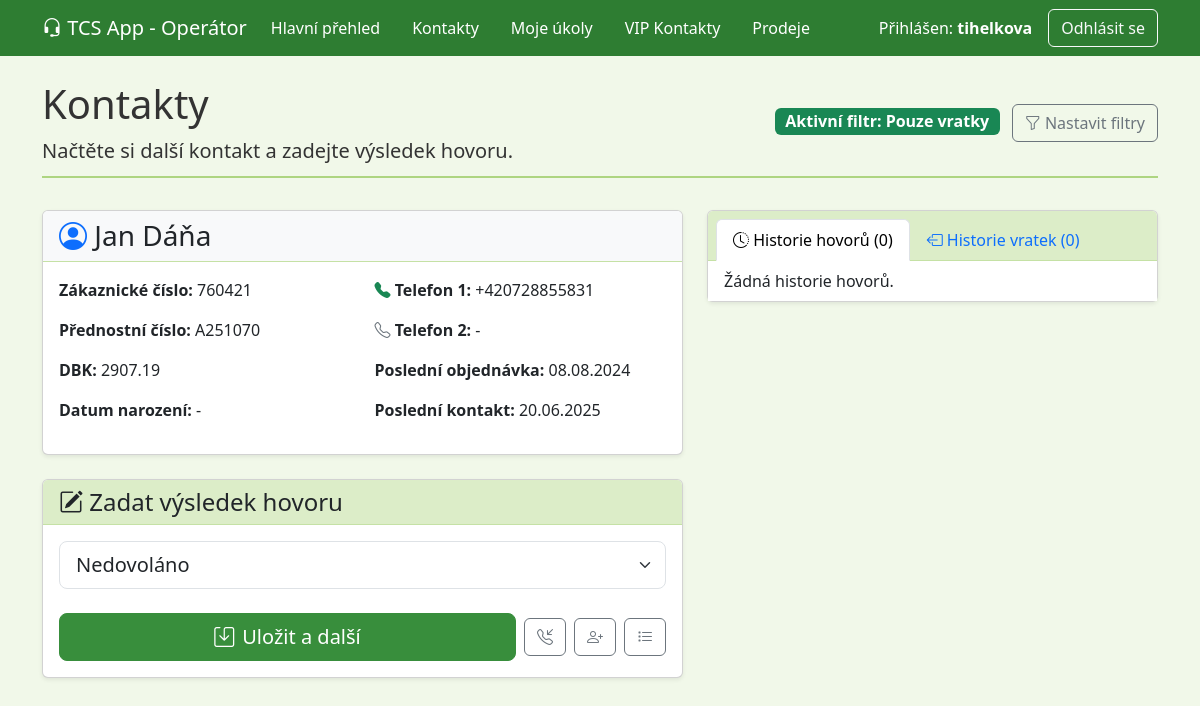
/operatori/kontakt/48/ (signed in), run on an earlier commit of the app's database.
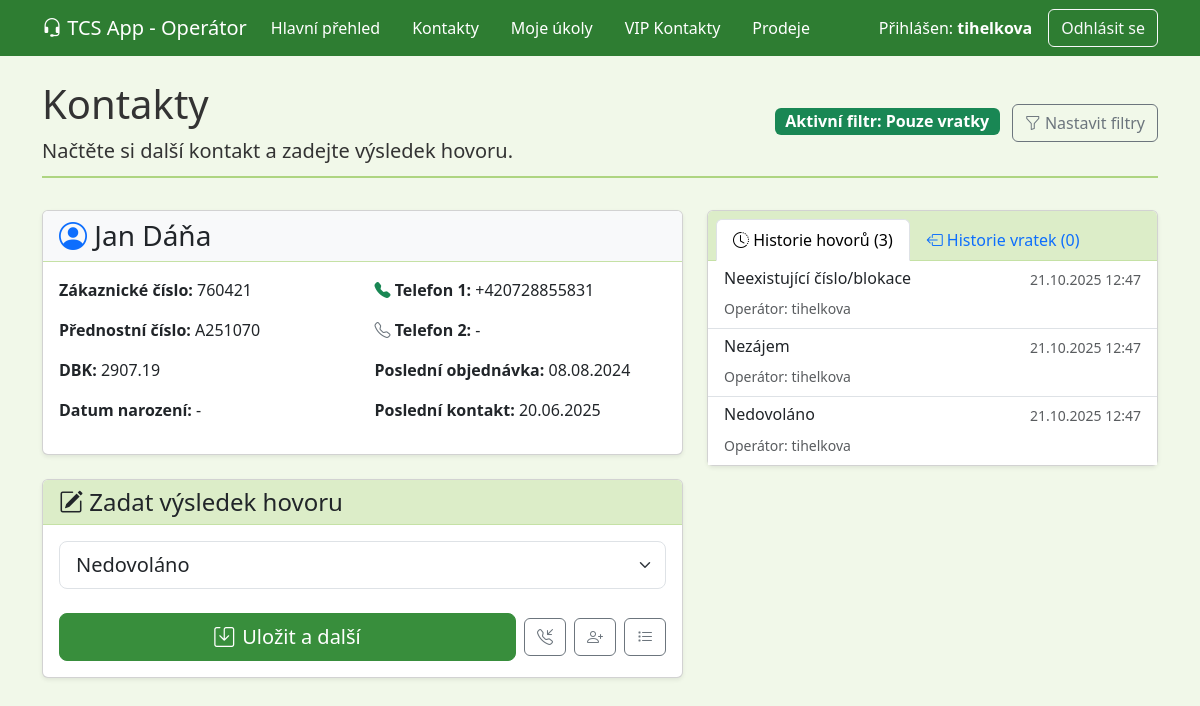
And on a later commit of the database.
### contacts/models.py (models this page shows)
class Historie(models.Model):
    kontakt = models.ForeignKey(Kontakt, on_delete=models.CASCADE, related_name='historie')
    operator = models.ForeignKey(settings.AUTH_USER_MODEL, on_delete=models.SET_NULL, null=True, blank=True)
    datum_cas = models.DateTimeField(auto_now_add=True)
    typ_akce = models.CharField(
        max_length=20,
        choices=TypAkce.choices,
        verbose_name="Typ akce",
        null=True,
        blank=True
    )
    status = models.CharField(
        max_length=20,
        choices=STATUS_CHOICES,
        verbose_name="Status hovoru",
        blank=True,
        default=''
    )
    poznamka = models.TextField(verbose_name="Poznámka k hovoru")
    naplanovany_hovor = models.DateTimeField(
        null=True,
        blank=True,
        verbose_name="Datum naplánovaného hovoru"
    )
    hodnota_objednavky = models.DecimalField(
        max_digits=10,
        decimal_places=2,
        null=True,
        blank=True,
        verbose_name="Hodnota objednávky"
    )

### sprava/models.py (models this page shows)
class CustomUser(AbstractUser):
    first_name = models.CharField(max_length=150, blank=False, verbose_name='Jméno')
    last_name = models.CharField(max_length=150, blank=False, verbose_name='Příjmení')
    email = models.EmailField(unique=True, null=True, blank=True, verbose_name='E-mail')
    kod_operatora = models.CharField(max_length=50, unique=True, blank=False, verbose_name="Kód operátora")
    telefonni_cislo = models.CharField(max_length=20, blank=False, verbose_name="Telefonní číslo")
    uvazek_hodiny = models.PositiveIntegerField(blank=False, verbose_name="Úvazek (v hodinách)")
    datum_narozeni = models.DateField(null=True, blank=True, verbose_name="Datum narození")
    svatek = models.DateField(null=True, blank=True, verbose_name="Svátek")
    history = HistoricalRecords()
    def __str__(self):
        return f"{self.first_name} {self.last_name} ({self.username})"
    REQUIRED_FIELDS = ['first_name', 'last_name', 'email', 'kod_operatora', 'telefonni_cislo', 'uvazek_hodiny']

### operatori/views.py (the view, shortened to what this page needs)
# urls.py: path('kontakt/<int:kontakt_id>/', views.zobraz_kontakt, name='zobraz_kontakt'),
@login_required
def zobraz_kontakt(request, kontakt_id):
    kontakt = get_object_or_404(Kontakt, id=kontakt_id)
    form = CallOutcomeForm(user=request.user)
    historie_hovoru = kontakt.historie.all().order_by('-datum_cas')
    historie_vratek = kontakt.vratky.all().order_by('-datum_vratky')
    kontakt.ma_narozeniny_brzy = False
    vsechny_kampane = Kontakt.objects.values_list('tlm_kampagne_2_zielprodukt', flat=True).distinct().order_by('tlm_kampagne_2_zielprodukt')
    prednostni_cisla_qs = Kontakt.objects.annotate(last_two=Right('info_3', 2)).values_list('last_two', flat=True).distinct().order_by('last_two')
    prednostni_cisla = [pc for pc in prednostni_cisla_qs if pc]
    aktivni_filtry_text = ""
    aktivni_filtr_typ = ""
    aktivni_filtry = {
        'kampan': request.session.get('filter_kampan'),
        'info_3': request.session.get('filter_info_3', []),
        'vratky': request.session.get('filter_vratky'),
    }
    if aktivni_filtry['info_3']:
        aktivni_filtry_text = f"Přednostní čísla: {', '.join(aktivni_filtry['info_3'])}"
        aktivni_filtr_typ = "info_3"
    elif aktivni_filtry['vratky']:
        aktivni_filtry_text = "Pouze vratky"
        aktivni_filtr_typ = "vratky"
    elif aktivni_filtry['kampan']:
        aktivni_filtry_text = f"Kampaň: {aktivni_filtry['kampan']}"
        aktivni_filtr_typ = "kampan"
    context = {
        'kontakt': kontakt,
        'form': form,
        'historie_hovoru': historie_hovoru,
        'historie_vratek': historie_vratek,
        'vsechny_kampane': [k for k in vsechny_kampane if k],
        'prednostni_cisla': prednostni_cisla,
        'aktivni_filtry': aktivni_filtry,
        'aktivni_filtry_text': aktivni_filtry_text,
        'aktivni_filtr_typ': aktivni_filtr_typ,
    }
    return render(request, 'operatori/dalsi_kontakt.html', context)

### contacts/models.py (called while the page is built)
    def _format_date_string(self, date_string):
        if not date_string:
            return "-"
        formats_to_try = ['%Y-%m-%d', '%d-%m-%Y', '%d.%m.%Y']
        for fmt in formats_to_try:
            try:
                date_part = date_string.split(' ')[0]
                date_obj = datetime.strptime(date_part, fmt).date()
                return date_obj.strftime('%d.%m.%Y')
            except (ValueError, IndexError):
                continue
        return date_string

    @property
    def posledni_objednavka_format(self):
        return self._format_date_string(self.dlbs)

    @property
    def posledni_kontakt_format(self):
        return self._format_date_string(self.datum_letztkontakt)

### templates/operatori/dalsi_kontakt.html (shortened to what the changed rows need)
{% extends "operatori/base_operator.html" %}
{% block content %}
    <div class="d-flex justify-content-between align-items-center page-header">
        <div>
            <h1>Kontakty</h1>
        </div>
    </div>
    {% if kontakt %}
        <div class="row">
            <div class="col-lg-7">
                <div class="card shadow-sm mb-4">
                    <div class="card-header bg-light">
                        <h3 class="mb-0">
                            <i class="bi bi-person-circle text-primary"></i>
                            {{ kontakt.titel }} {{ kontakt.vorname }} {{ kontakt.nachname }}
                        </h3>
                    </div>
                    <div class="card-body">
                        <div class="row">
                            <div class="col-md-6">
                                <p><strong>Zákaznické číslo:</strong> {{ kontakt.info_2|default:"-" }}</p>
                                <p><strong>Přednostní číslo:</strong> {{ kontakt.info_3|default:"-" }}</p>
                                <p><strong>DBK:</strong> {{ kontakt.info_1|default:"-" }}</p>
                                <p>
                                    <strong>Datum narození:</strong>
                                    {% if kontakt.geburtsdatum %}
                                        <span {% if kontakt.ma_narozeniny_brzy %}class="badge bg-info text-dark"{% endif %}>
                                            {{ kontakt.geburtsdatum|date:"d.m.Y" }}
                                            {% if kontakt.vek is not None %}(věk: {{ kontakt.vek }}){% endif %}
                                        </span>
                                    {% else %}
                                        -
                                    {% endif %}
                                </p>
                            </div>
                            <div class="col-md-6">
                                <p><strong><i class="bi bi-telephone-fill text-success"></i> Telefon 1:</strong> {{ kontakt.telefon1|default:"-" }}</p>
                                <p><strong><i class="bi bi-telephone text-secondary"></i> Telefon 2:</strong> {{ kontakt.telefon2|default:"-" }}</p>
                                <p><strong>Poslední objednávka:</strong> {{ kontakt.posledni_objednavka_format|default:"-" }}</p>
                                <p><strong>Poslední kontakt:</strong> {{ kontakt.posledni_kontakt_format|default:"-" }}</p>
                            </div>
                        </div>
                    </div>
                </div>
                <div class="card shadow-sm">
                    <div class="card-header">
                        <h4 class="mb-0"><i class="bi bi-pencil-square"></i> Zadat výsledek hovoru</h4>
                    </div>
                    <div class="card-body">
                        <form method="post" action="{% url 'operatori:uloz_hovor' kontakt.id %}" id="call-outcome-form">
                            <div class="mb-4">
                                {{ form.status }}
                            </div>
                            <div class="mt-4 d-flex align-items-center gap-2">
                                <button type="submit" id="submit-button" class="btn btn-primary btn-lg flex-grow-1">
                                    <i class="bi bi-save me-2"></i>Uložit a další
                                </button>
                                <button type="button" class="btn btn-outline-secondary" title="Zpracovat příchozí hovor (zatím nefunkční)">
                                    <i class="bi bi-telephone-inbound"></i>
                                </button>
                                <button type="button" class="btn btn-outline-secondary" title="Vytvořit nový kontakt (zatím nefunkční)">
                                    <i class="bi bi-person-plus"></i>
                                </button>
                                <button type="button" class="btn btn-outline-secondary" title="Přidat úkol (zatím nefunkční)">
                                    <i class="bi bi-list-task"></i>
                                </button>
                            </div>
                        </form>
                    </div>
                </div>
            </div>
            <div class="col-lg-5">
                <div class="card shadow-sm">
                    <div class="card-header">
                        <ul class="nav nav-tabs card-header-tabs" id="historyTabs" role="tablist">
                            <li class="nav-item" role="presentation">
                                <button class="nav-link active" id="hovory-tab" data-bs-toggle="tab" data-bs-target="#hovory" type="button" role="tab" aria-controls="hovory" aria-selected="true">
                                    <i class="bi bi-clock-history"></i> Historie hovorů ({{ historie_hovoru|length }})
                                </button>
                            </li>
                            <li class="nav-item" role="presentation">
                                <button class="nav-link" id="vratky-tab" data-bs-toggle="tab" data-bs-target="#vratky" type="button" role="tab" aria-controls="vratky" aria-selected="false">
                                    <i class="bi bi-box-arrow-left"></i> Historie vratek ({{ historie_vratek|length }})
                                </button>
                            </li>
                        </ul>
                    </div>
                    <div class="card-body p-0">
                        <div class="tab-content" id="historyTabsContent">
                            <div class="tab-pane fade show active" id="hovory" role="tabpanel" aria-labelledby="hovory-tab">
                                <div class="list-group list-group-flush" style="max-height: 600px; overflow-y: auto;">
                                    {% for hovor in historie_hovoru %}
                                        <div class="list-group-item">
                                            <div class="d-flex w-100 justify-content-between">
                                                <h6 class="mb-1">{{ hovor.get_status_display }}</h6>
                                                <small class="text-muted">{{ hovor.datum_cas|date:"d.m.Y H:i" }}</small>
                                            </div>
                                            <small class="text-muted">Operátor: {{ hovor.operator.username|default:"N/A" }}</small>
                                        </div>
                                    {% empty %}
                                        <div class="list-group-item">Žádná historie hovorů.</div>
                                    {% endfor %}
                                </div>
                            </div>
                        </div>
                    </div>
                </div>
            </div>
        </div>
    {% endif %}
{% endblock %}

What changed in the data, as far as the page shows it:
added Historie: status "Neexistující číslo/blokace", datum_cas "21.10.2025 12:47", operator.username "tihelkova"
added Historie: status "Nezájem", datum_cas "21.10.2025 12:47", operator.username "tihelkova"
added Historie: status "Nedovoláno", datum_cas "21.10.2025 12:47", operator.username "tihelkova"
Also different on the page:
{{ historie_hovoru|length }}: "0" → "3"
text no longer shown: "Žádná historie hovorů."
